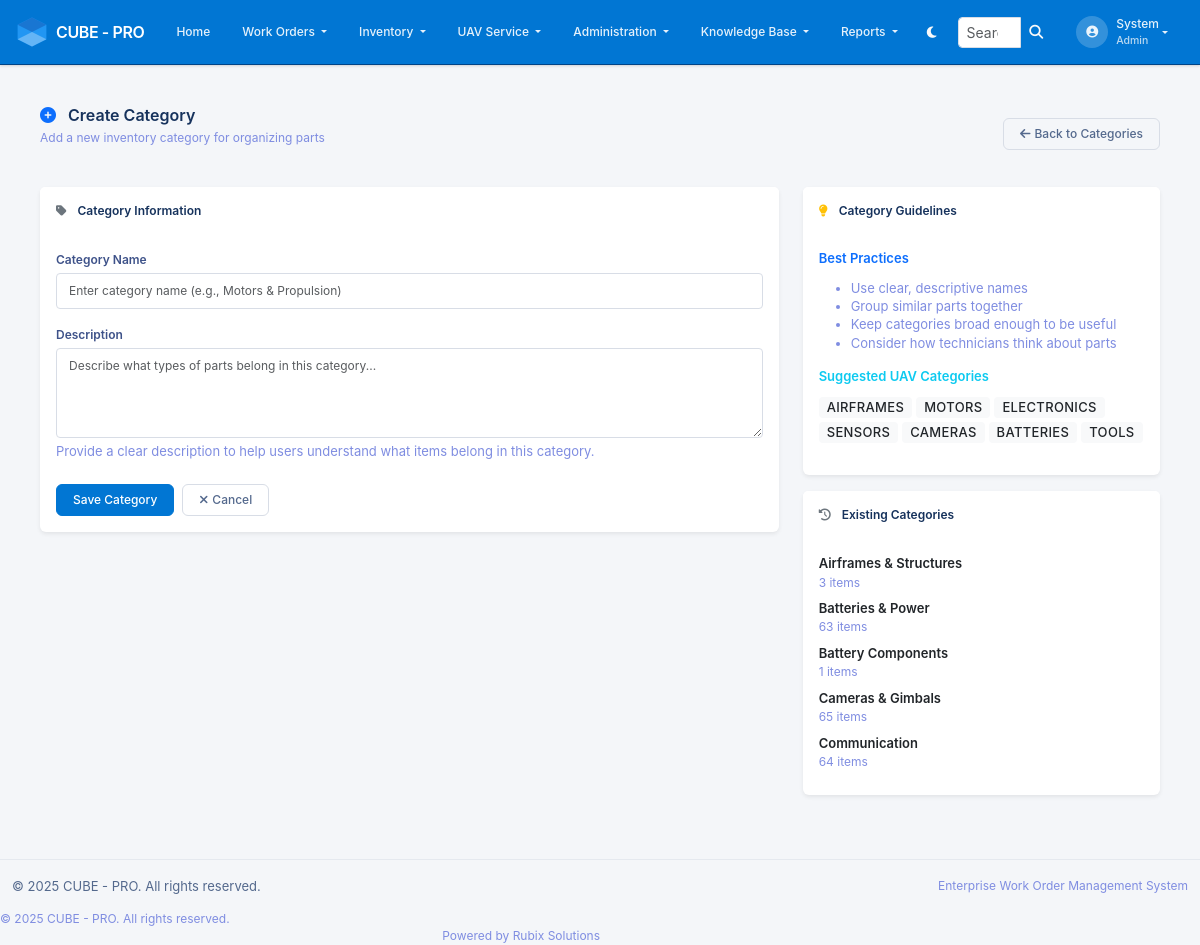
Screenshot of /inventory/categories/create (signed in) with the database file from the repository.
### app/models.py (models this page shows, shortened)
class User(UserMixin, db.Model):
    __tablename__ = 'users'
    id = db.Column(db.Integer, primary_key=True)
    username = db.Column(db.String(64), unique=True, nullable=False, index=True)
    email = db.Column(db.String(120), unique=True, nullable=False, index=True)
    password_hash = db.Column(db.String(255), nullable=False)
    first_name = db.Column(db.String(64), nullable=False)
    last_name = db.Column(db.String(64), nullable=False)
    phone = db.Column(db.String(20))
    is_active = db.Column(db.Boolean, default=True)
    created_at = db.Column(db.DateTime, default=lambda: datetime.now(timezone.utc))
    last_login = db.Column(db.DateTime)
    role_id = db.Column(db.Integer, db.ForeignKey('roles.id'))
    created_workorders = db.relationship('WorkOrder', foreign_keys='WorkOrder.created_by_id',
                                       backref='creator', lazy='dynamic')
    assigned_workorders = db.relationship('WorkOrder', foreign_keys='WorkOrder.assigned_to_id',
                                        backref='assignee', lazy='dynamic')
    activities = db.relationship('WorkOrderActivity', backref='user', lazy='dynamic')
    def has_role(self, role_name):
        return self.role and self.role.name == role_name

class Role(db.Model):
    __tablename__ = 'roles'
    id = db.Column(db.Integer, primary_key=True)
    name = db.Column(db.String(64), unique=True, nullable=False)
    description = db.Column(db.String(255))
    created_at = db.Column(db.DateTime, default=lambda: datetime.now(timezone.utc))
    users = db.relationship('User', backref='role', lazy='dynamic')

class InventoryCategory(db.Model):
    __tablename__ = 'inventory_categories'
    id = db.Column(db.Integer, primary_key=True)
    name = db.Column(db.String(100), unique=True, nullable=False)
    description = db.Column(db.Text)
    created_at = db.Column(db.DateTime, default=lambda: datetime.now(timezone.utc))
    items = db.relationship('InventoryItem', backref='category', lazy='dynamic')

### app/inventory/routes.py (the view, shortened to what this page needs)
@bp.route('/categories/create', methods=['GET', 'POST'])
@login_required
def create_category():
    form = InventoryCategoryForm()
    existing_categories = InventoryCategory.query.order_by(InventoryCategory.name).all()
    return render_template('inventory/create_category.html', form=form, existing_categories=existing_categories)

### app/templates/inventory/create_category.html (shortened to what this page needs)
{% extends "base.html" %}
{% block content %}
<div class="container-fluid py-4">
    <div class="row mb-4">
        <div class="col">
            <div class="d-flex justify-content-between align-items-center">
                <div>
                    <h2 class="mb-1">
                        <i class="fas fa-plus-circle text-primary me-2"></i>
                        {% if category %}Edit Category{% else %}Create Category{% endif %}
                    </h2>
                    <p class="text-muted">{% if category %}Update the category details{% else %}Add a new inventory category for organizing parts{% endif %}</p>
                </div>
                <div>
                    <a href="{{ url_for('inventory.categories') }}" class="btn btn-outline-secondary">
                        <i class="fas fa-arrow-left me-1"></i> Back to Categories
                    </a>
                </div>
            </div>
        </div>
    </div>
    <div class="row">
        <div class="col-lg-8">
            <div class="card border-0 shadow-sm">
                <div class="card-header bg-white border-0 py-3">
                    <h5 class="mb-0">
                        <i class="fas fa-tag text-secondary me-2"></i>
                        Category Information
                    </h5>
                </div>
                <div class="card-body">
                    <form method="POST">
                        <div class="row mb-3">
                            <div class="col-12">
                                {{ form.name.label(class="form-label fw-semibold") }}
                                {{ form.name(class="form-control form-control-lg", placeholder="Enter category name (e.g., Motors & Propulsion)") }}
                            </div>
                        </div>
                        <div class="row mb-4">
                            <div class="col-12">
                                {{ form.description.label(class="form-label fw-semibold") }}
                                {{ form.description(class="form-control", rows="4", placeholder="Describe what types of parts belong in this category...") }}
                                <div class="form-text">Provide a clear description to help users understand what items belong in this category.</div>
                            </div>
                        </div>
                        <div class="row">
                            <div class="col-12">
                                <div class="d-flex gap-2">
                                    {{ form.submit(class="btn btn-primary") }}
                                    <a href="{{ url_for('inventory.categories') }}" class="btn btn-outline-secondary">
                                        <i class="fas fa-times me-1"></i> Cancel
                                    </a>
                                </div>
                            </div>
                        </div>
                    </form>
                </div>
            </div>
        </div>
        <div class="col-lg-4">
            <div class="card border-0 shadow-sm">
                <div class="card-header bg-white border-0 py-3">
                    <h6 class="mb-0">
                        <i class="fas fa-lightbulb text-warning me-2"></i>
                        Category Guidelines
                    </h6>
                </div>
                <div class="card-body">
                    <div class="mb-3">
                        <h6 class="text-primary">Best Practices</h6>
                        <ul class="small text-muted">
                            <li>Use clear, descriptive names</li>
                            <li>Group similar parts together</li>
                            <li>Keep categories broad enough to be useful</li>
                            <li>Consider how technicians think about parts</li>
                        </ul>
                    </div>
                    <div class="mb-3">
                        <h6 class="text-info">Suggested UAV Categories</h6>
                        <div class="d-flex flex-wrap gap-1">
                            <span class="badge bg-light text-dark">Airframes</span>
                            <span class="badge bg-light text-dark">Motors</span>
                            <span class="badge bg-light text-dark">Electronics</span>
                            <span class="badge bg-light text-dark">Sensors</span>
                            <span class="badge bg-light text-dark">Cameras</span>
                            <span class="badge bg-light text-dark">Batteries</span>
                            <span class="badge bg-light text-dark">Tools</span>
                        </div>
                    </div>
                </div>
            </div>
            {% if not category %}
            <div class="card border-0 shadow-sm mt-3">
                <div class="card-header bg-white border-0 py-3">
                    <h6 class="mb-0">
                        <i class="fas fa-history text-secondary me-2"></i>
                        Existing Categories
                    </h6>
                </div>
                <div class="card-body">
                    {% if existing_categories %}
                        {% for cat in existing_categories[:5] %}
                        <div class="d-flex justify-content-between align-items-center mb-2">
                            <div>
                                <div class="fw-semibold">{{ cat.name }}</div>
                                <small class="text-muted">{{ cat.items.count() }} items</small>
                            </div>
                        </div>
                        {% endfor %}
                    {% else %}
                        <p class="text-muted small mb-0">No categories created yet.</p>
                    {% endif %}
                </div>
            </div>
            {% endif %}
        </div>
    </div>
</div>
{% endblock %}

### app/templates/base.html (shortened to what this page needs)
<!DOCTYPE html>
<html lang="en" data-bs-theme="light">
<head>
    <link href="https://cdn.jsdelivr.net/npm/bootstrap@5.3.2/dist/css/bootstrap.min.css" rel="stylesheet">
    <link href="https://cdnjs.cloudflare.com/ajax/libs/font-awesome/6.4.0/css/all.min.css" rel="stylesheet">
    <link href="{{ url_for('static', filename='css/style.css') }}" rel="stylesheet">
</head>
<body>
    {% if current_user.is_authenticated %}
    <nav class="navbar navbar-expand-lg navbar-dark">
        <div class="container-fluid px-3">
            <a class="navbar-brand fw-semibold d-flex align-items-center" href="{{ url_for('main.dashboard') }}">
                <img src="{{ url_for('static', filename='img/cube.svg') }}" alt="Cube Logo" style="height:32px;width:32px;object-fit:contain;" class="me-2">
                CUBE - PRO
            </a>
            <div class="collapse navbar-collapse" id="navbarNav">
                <ul class="navbar-nav me-auto">
                    <li class="nav-item">
                        <a class="nav-link px-2" href="{{ url_for('main.dashboard') }}">
                            Home
                        </a>
                    </li>
                    <li class="nav-item dropdown">
                        <a class="nav-link dropdown-toggle px-2" href="#" id="workordersDropdown" role="button" data-bs-toggle="dropdown">
                            Work Orders
                        </a>
                    </li>
                    {% if current_user.role and (current_user.role.name == 'admin' or current_user.role.name == 'manager') %}
                    <li class="nav-item dropdown">
                        <a class="nav-link dropdown-toggle px-2" href="#" id="inventoryDropdown" role="button" data-bs-toggle="dropdown">
                            Inventory
                        </a>
                    </li>
                    <li class="nav-item dropdown">
                        <a class="nav-link dropdown-toggle px-2" href="#" id="uavServiceDropdown" role="button" data-bs-toggle="dropdown">
                            UAV Service
                        </a>
                    </li>
                    <li class="nav-item dropdown">
                        <a class="nav-link dropdown-toggle px-2" href="#" id="adminDropdown" role="button" data-bs-toggle="dropdown">
                            Administration
                        </a>
                    </li>
                    <li class="nav-item dropdown">
                        <a class="nav-link dropdown-toggle px-2" href="#" id="knowledgeDropdown" role="button" data-bs-toggle="dropdown">
                            Knowledge Base
                        </a>
                    </li>
                    <li class="nav-item dropdown">
                        <a class="nav-link dropdown-toggle px-2" href="#" id="reportsDropdown" role="button" data-bs-toggle="dropdown">
                            Reports
                        </a>
                    </li>
                    {% endif %}
                </ul>
                <button class="btn btn-outline-light btn-sm me-2" id="themeToggle">
                    <i class="fas fa-moon"></i>
                </button>
                <form class="d-flex me-2" method="GET" action="{{ url_for('main.search') }}">
                    <div class="input-group input-group-sm">
                        <input class="form-control" type="search" name="q" placeholder="Search..." aria-label="Search" style="max-width: 200px;">
                        <button class="btn btn-outline-light" type="submit">
                            <i class="fas fa-search"></i>
                        </button>
                    </div>
                </form>
                <ul class="navbar-nav">
                    <li class="nav-item dropdown">
                        <a class="nav-link dropdown-toggle d-flex align-items-center" href="#" id="navbarDropdown" role="button" data-bs-toggle="dropdown">
                            <div class="user-avatar me-2">
                                <i class="fas fa-user-circle"></i>
                            </div>
                            <div class="user-info d-none d-md-block">
                                <div class="fw-medium">{{ current_user.first_name }}</div>
                                <small class="text-light opacity-75">{{ current_user.role.name|title if current_user.role else 'User' }}</small>
                            </div>
                        </a>
                    </li>
                </ul>
            </div>
        </div>
    </nav>
    {% endif %}
    <main class="{% if current_user.is_authenticated %}main-content{% else %}auth-content{% endif %}">
        {% if current_user.is_authenticated %}
        <div class="container-fluid">
        {% endif %}
            {% block content %}{% endblock %}
        {% if current_user.is_authenticated %}
        </div>
        {% endif %}
    </main>
    {% if current_user.is_authenticated %}
    <footer class="footer mt-auto">
    <div class="{% if current_user.is_authenticated %}container-fluid{% else %}container d-flex align-items-center justify-content-center min-vh-100{% endif %}">
            <div class="row align-items-center">
                <div class="col-md-6">
                    <p class="mb-0">&copy; 2025 CUBE - PRO. All rights reserved.</p>
                </div>
                <div class="col-md-6 text-end">
                    <span class="text-muted">Enterprise Work Order Management System</span>
                </div>
            </div>
        </div>
    </footer>
    {% endif %}
                <div class="col-md-6">
                    <p class="mb-0 text-muted">
                        © 2025 CUBE - PRO. All rights reserved.
                    </p>
                </div>
                <div class="col-md-6 text-md-end">
                    <p class="mb-0 text-muted">
                        Powered by Rubix Solutions
                    </p>
                </div>
</body>
</html>

### rows the page displays
User: first_name "System"
Role: role.name "Admin"
InventoryCategory: name "Airframes & Structures", items.count "3"
InventoryCategory: name "Batteries & Power", items.count "63"
InventoryCategory: name "Battery Components", items.count "1"
InventoryCategory: name "Cameras & Gimbals", items.count "65"
InventoryCategory: name "Communication", items.count "64"
